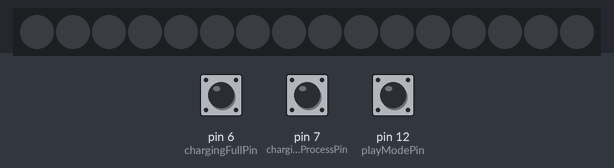
Simulated run of this sketch. Board: Arduino Nano, built with avr-gcc and run on an emulated ATmega328P. Parts: 16 RGB LEDs in strip order, left to right. The test bench sets the inputs (shaded band); at power-on: pin 12 (playModePin) HIGH, pin 6 (chargingFullPin) HIGH, pin 7 (chargingProcessPin) HIGH.

Above: at 1.2 s.
1.3 s: pin 12 (playModePin) pulled LOW for 0.15 s
At 1.48 s:
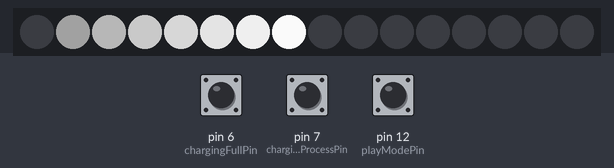
2.0 s: pin 6 (chargingFullPin) pulled LOW for 0.15 s
At 2.0 s:
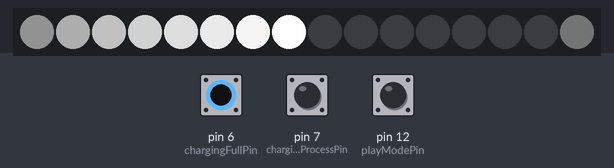
3.6 s: pin 12 (playModePin) pulled LOW for 1 s
5.2 s: pin 7 (chargingProcessPin) pulled LOW for 0.15 s
Timing chart, 0 to 7.8 s (numbered marks = the images above; inputs shaded):
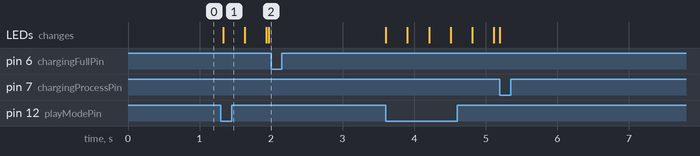

The sketch:

LED_Matrix_Slave.ino
```cpp
#include "Tlc5940.h"
#define ColumnOne 18      //Gate of 1.MOSFET which connects to Column "1" (anodes of all Strings in Column "1")
#define ColumnTwo 19      //Gate of 2.MOSFET which connects to Column "2" (anodes of all StringS in Column "2")
#define ColumnThree 2    //Gate of 3.MOSFET which connects to Column "3" (anodes of all Strings in Column "3")
#define ColumnFour 4     //Gate of 4.MOSFET which connects to Column "4" (anodes of all Strings in Column "4")
#define ColumnFive 14      //Gate of 5.MOSFET which connects to Column "5" (anodes of all Strings in Column "5")
#define ColumnSix 15      //Gate of 6.MOSFET which connects to Column "6" (anodes of all StringS in Column "6")
#define ColumnSeven 16    //Gate of 7.MOSFET which connects to Column "7" (anodes of all Strings in Column "7")
#define ColumnEight 17     //Gate of 8.MOSFET which connects to Column "8" (anodes of all Strings in Column "8")

#define chargingProcessPin 7 //Pin seven is for checking if the board is currently charging
#define chargingFullPin 6 //Pin six is for checking if the board is fully charge
#define playModePin 12  //Pin twwelche checks if the board is in play mode

byte redValue[8];   //saves the values of one row red LED's
byte greenValue[8]; //saves the values of one row green LED's
byte blueValue[8];  //saves the values of one row blue LED's

byte RedLeds[8][8];
byte GreenLeds[8][8];
byte BlueLeds[8][8];

int redLedsStrip[4];
int greenLedsStrip[4];
int blueLedsStrip[4];

byte rgbCase[8];
boolean isPressedDown[8][8];

byte imageZustand = 0;
bool chargingStateProcess = LOW;
bool chargingFullProcess = LOW;
bool playModeProcess = LOW;

byte switchCase = 0;
int ColumnDuration = 2042;     // ON time of each Layer in microseconds
int column = 0;                // starting with Column 0
unsigned long oldMicros = 0;// starting counter to decide when if(micros()>=oldMicros)is true to change active layer, count++1, MatrixUpdate(); don't know what micros() is? Look here: http://arduino.cc/de/Reference/Micros#.UygzAIWmWd4
int count = 0;              // starting counter which is included in if() statement to change the shown picture, not necessary when using a static picture
int stretch = 8;           // set timer for the change of the shown picture, if animation should move really fast then low stretch value, if animation should move really slow than big stretch value
int bright = 255 ;          // set brightness for all Strings(4095=20mA, 0=0ma, 1000=4.88mA,....). If you want individually brightness for a String you have to change the value in tab "function"

float timePassed = 0;   //

void setup()
{
  //Initialize the baud rate
  Serial.begin(9600);

  //Check the state pins
  pinMode(chargingProcessPin, INPUT_PULLUP);
  pinMode(chargingFullPin, INPUT_PULLUP);
  pinMode(playModePin, INPUT_PULLUP);

  //Initialize the Columns
  pinMode(ColumnOne, OUTPUT);  // declare arduino nano pin A0(ColumnOne) as OUTPUT
  pinMode(ColumnTwo, OUTPUT);  // declare arduino nano pin A1(ColumnTwo) as OUTPUT
  pinMode(ColumnThree, OUTPUT);// declare arduino nano pin A2(ColumnThree) as OUTPUT
  pinMode(ColumnFour, OUTPUT); // declare arduino nano pin A3(ColumnFour) as OUTPUT
  pinMode(ColumnFive, OUTPUT);  // declare arduino nano pin A4(ColumnFive) as OUTPUT
  pinMode(ColumnSix, OUTPUT);  // declare arduino nano pin A5(ColumnSix) as OUTPUT
  pinMode(ColumnSeven, OUTPUT);// declare arduino nano pin D2(ColumnSeven) as OUTPUT
  pinMode(ColumnEight, OUTPUT); // declare arduino nano pin D4(ColumnrEight) as OUTPUT

  //Initialize the TLC's
  Tlc.init();               // configures the arduino to use the tlc5940, be sure to connect the arduino correctly to the tlc

  reset();

  //Read the state pins
  chargingStateProcess = digitalRead(chargingProcessPin);
  chargingFullProcess = digitalRead(chargingFullPin);
  playModeProcess = digitalRead(playModePin);

  //Check if it should display "charging", "fullyCharged" or "isInPlaymode"
  if (playModeProcess == LOW) {
    for (int i = 0; i < 8; i++) {
      redValue[i] = i * 34;
    }
    for (int i = 0; i < 8; i++) {
      greenValue[i] = 0;
    }
    for (int i = 0; i < 8; i++) {
      blueValue[i] = 255 - 34 * i;
      BlueValueChangeRow(blueValue[i], i);
      rgbCase[i] = 1;
    }
    imageZustand = 2;
  }
  else if (chargingStateProcess == HIGH && chargingFullProcess == LOW && playModeProcess == HIGH) {
    imageZustand = 1;
  } else {
    IsCharging();
    imageZustand = 0;
  }

}

void loop() {
  if (micros() >= oldMicros) {                                        // waits until LayerDuration is reached and than goes through cycle
    oldMicros = micros() + ColumnDuration;                             // updates oldMicros value by adding the micros() with LayerDuration
    switch (imageZustand) {
      case 0:
        Tlc.update();

        chargingStateProcess = digitalRead(chargingProcessPin);
        chargingFullProcess = digitalRead(chargingFullPin);
        playModeProcess = digitalRead(playModePin);

        if (chargingStateProcess == HIGH && chargingFullProcess == LOW && playModeProcess == HIGH) {
          imageZustand = 1;
          count = 0;
          for (int i = 0; i < 4; i++) {
            redLedsStrip[i] = 0;
            Tlc.set(24 + i, redLedsStrip[i]);             // set H1B brightness to HchB OUTPUT(OUTPUT 7);
          }
        }
        else if (playModeProcess == LOW) {
          for (int i = 0; i < 8; i++) {
            redValue[i] = i * 34;
          }
          for (int i = 0; i < 8; i++) {
            greenValue[i] = 0;
          }
          for (int i = 0; i < 8; i++) {
            blueValue[i] = 255 - 34 * i;
            BlueValueChangeRow(blueValue[i], i);
            rgbCase[i] = 1;
          }
          for (int i = 0; i < 4; i++) {
            redLedsStrip[i] = 0;
            greenLedsStrip[i] = 0;
            Tlc.set(24 + i, redLedsStrip[i]);             // set H1B brightness to HchB OUTPUT(OUTPUT 7);
            Tlc.set(28 + i, greenLedsStrip[i]);             // set H1B brightness to HchB OUTPUT(OUTPUT 7);
          }
          count = 0;
          imageZustand = 2;
        }

        break;

      case 1:
        if (count == 4) {
          FullyCharged();
        }

        chargingStateProcess = digitalRead(chargingProcessPin);
        chargingFullProcess = digitalRead(chargingFullPin);
        playModeProcess = digitalRead(playModePin);

        if (playModeProcess == LOW) {
          for (int i = 0; i < 4; i++) {
            greenLedsStrip[i] = 0;
            Tlc.set(28 + i, greenLedsStrip[i]);             // set H1B brightness to HchB OUTPUT(OUTPUT 7);
          }
          for (int i = 0; i < 8; i++) {
            redValue[i] = i * 34;
          }
          for (int i = 0; i < 8; i++) {
            greenValue[i] = 0;
          }
          for (int i = 0; i < 8; i++) {
            blueValue[i] = 255 - 34 * i;
            BlueValueChangeRow(blueValue[i], i);
            rgbCase[i] = 1;
          }
          count = 0;
          imageZustand = 2;
        }
        break;

      case 2:
        if (count == stretch) {
          RainbowCycle();
        }
        MatrixUpdate(column);                                                 // sets the values for the tlc5940 Outputs and puts all MOSFET Gates HIGH (not active) except for one MOSFET Low (active) -->this layer is ON, also look under tab "function"
        column++;                                                           // layer counter +1, so MatrixUpdate(layer) will affect the next layer during the next if() cycle

        chargingStateProcess = digitalRead(chargingProcessPin);
        chargingFullProcess = digitalRead(chargingFullPin);
        playModeProcess = digitalRead(playModePin);

        if (chargingStateProcess == LOW && chargingFullProcess == HIGH && playModeProcess == HIGH) {
          for (int i = 0; i < 8; i++) {
            for (int j = 0; j < 8; j++) {
              BlueLeds[i][j] = 0;
              RedLeds[i][j] = 0;
              GreenLeds[i][j] = 0;
            }
          }
          IsCharging();
          imageZustand = 0;
        }
        else if (chargingStateProcess == HIGH && chargingFullProcess == LOW && playModeProcess == HIGH) {
          for (int i = 0; i < 8; i++) {
            for (int j = 0; j < 8; j++) {
              BlueLeds[i][j] = 0;
              RedLeds[i][j] = 0;
              GreenLeds[i][j] = 0;
            }
          }
          imageZustand = 1;
        }
        break;
    }
    count++;

    if (column == 9) {
      column = 1; // we only have 8 columns, so we start with layer 1 again if column counter goes to 9
    }
  }
}
```

definition.ino
```cpp
                                   //Definitions

//LED Matrix Setup
//RED Kathodes
#define AchR 0 //defines the "A" (RED)string for the tlc5940 -->OUTPUT 0 first TLC5940
#define BchR 1 //defines the "B" (RED)string for the tlc5940 -->OUTPUT 1
#define CchR 2 //defines the "C" (RED)string for the tlc5940 -->OUTPUT 2
#define DchR 3 //defines the "D" (RED)string for the tlc5940 -->OUTPUT 3
#define EchR 4 //defines the "E" (RED)string for the tlc5940 -->OUTPUT 4
#define FchR 5 //defines the "F" (RED)string for the tlc5940 -->OUTPUT 5
#define GchR 6 //defines the "G" (RED)string for the tlc5940 -->OUTPUT 6
#define HchR 7 //defines the "H" (RED)string for the tlc5940 -->OUTPUT 7

//GREEN Kathodes
#define AchG 8 //defines the "A" (GREEN)string for the tlc5940 -->OUTPUT 8
#define BchG 9 //defines the "B" (GREEN)string for the tlc5940 -->OUTPUT 9
#define CchG 10//defines the "C" (GREEN)string for the tlc5940 -->OUTPUT 10
#define DchG 11//defines the "D" (GREEN)string for the tlc5940 -->OUTPUT 11
#define EchG 12//defines the "E" (GREEN)string for the tlc5940 -->OUTPUT 12
#define FchG 13//defines the "F" (GREEN)string for the tlc5940 -->OUTPUT 13
#define GchG 14//defines the "G" (GREEN)string for the tlc5940 -->OUTPUT 14
#define HchG 15//defines the "H" (GREEN)string for the tlc5940 -->OUTPUT 15

//BLUE Kathodes
#define AchB 16//defines the "A" (BLUE)string for the tlc5940 -->OUTPUT 0 second TLC5940
#define BchB 17//defines the "B" (BLUE)string for the tlc5940 -->OUTPUT 1
#define CchB 18//defines the "C" (BLUE)string for the tlc5940 -->OUTPUT 2
#define DchB 19//defines the "D" (BLUE)string for the tlc5940 -->OUTPUT 3
#define EchB 20//defines the "E" (BLUE)string for the tlc5940 -->OUTPUT 4
#define FchB 21//defines the "F" (BLUE)string for the tlc5940 -->OUTPUT 5
#define GchB 22//defines the "G" (BLUE)string for the tlc5940 -->OUTPUT 6
#define HchB 23//defines the "H" (BLUE)string for the tlc5940 -->OUTPUT 7

//LED strip setup
//RED Kathodes LED strip
#define AstrR 24//defines the "A" (RED)string for the tlc5940 -->OUTPUT 8 second TLC5940
#define BstrR 25//defines the "B" (RED)string for the tlc5940 -->OUTPUT 9
#define CstrR 26//defines the "C" (RED)string for the tlc5940 -->OUTPUT 10
#define DstrR 27//defines the "D" (RED)string for the tlc5940 -->OUTPUT 11

//GREEN Kathodes LED strip
#define AstrG 28//defines the "A" (GREEN)string for the tlc5940 -->OUTPUT 12
#define BstrG 29//defines the "B" (GREEN)string for the tlc5940 -->OUTPUT 13
#define CstrG 30//defines the "C" (GREEN)string for the tlc5940 -->OUTPUT 14
#define DstrG 31//defines the "D" (GREEN)string for the tlc5940 -->OUTPUT 15

//BLUE Kathodes LED strip
#define AstrB 32//defines the "A" (BLUE)string for the tlc5940 -->OUTPUT 0 third TLC5940
#define BstrB 33//defines the "B" (BLUE)string for the tlc5940 -->OUTPUT 1
#define CstrB 34//defines the "C" (BLUE)string for the tlc5940 -->OUTPUT 2
#define DstrB 35//defines the "D" (BLUE)string for the tlc5940 -->OUTPUT 3

//TOP LEDs setup
//RED Kathodes LED TOP
#define AtopR 36//defines the "A" (RED)string for the tlc5940 -->OUTPUT 4
#define BtopR 37//defines the "B" (RED)string for the tlc5940 -->OUTPUT 5
#define CtopR 38//defines the "C" (RED)string for the tlc5940 -->OUTPUT 6
#define DtopR 39//defines the "D" (RED)string for the tlc5940 -->OUTPUT 7

//GREEN Kathodes LED TOP
#define AtopG 40//defines the "A" (GREEN)string for the tlc5940 -->OUTPUT 8
#define BtopG 41//defines the "B" (GREEN)string for the tlc5940 -->OUTPUT 9
#define CtopG 42//defines the "C" (GREEN)string for the tlc5940 -->OUTPUT 10
#define DtopG 43//defines the "D" (GREEN)string for the tlc5940 -->OUTPUT 11

//BLUE Kathodes LED TOP
#define AtopB 44//defines the "A" (BLUE)string for the tlc5940 -->OUTPUT 12
#define BtopB 45//defines the "B" (BLUE)string for the tlc5940 -->OUTPUT 13
#define CtopB 46//defines the "C" (BLUE)string for the tlc5940 -->OUTPUT 14
#define DtopB 46//defines the "D" (BLUE)string for the tlc5940 -->OUTPUT 15
```

Source omitted: function.ino (32710 bytes)

Measured:
- after the input at 1.3 s, the LEDs: change at once (image 1)
- after the input at 2.0 s, every drawn part: stays the same
- after the input at 5.2 s, every drawn part: stays the same
